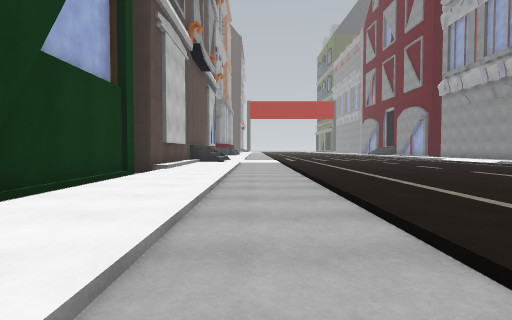
View 1 (above)

16 first-person views from a walk through a Unity game level. The camera is 1.2 m above the floor, tilts 2° down and sees 80° across. The floor is counted in squares, 2 m on a side. Each view is taken from the middle of a square. On the plan, view 1 faces up. The plan holds only what a view shows up to about 9 squares ahead; the rest is blank. The place goes on beyond the plan. The player character is not drawn. Some animated figures are not drawn. Surface patterns are stand-ins for the level's own textures.

View 2
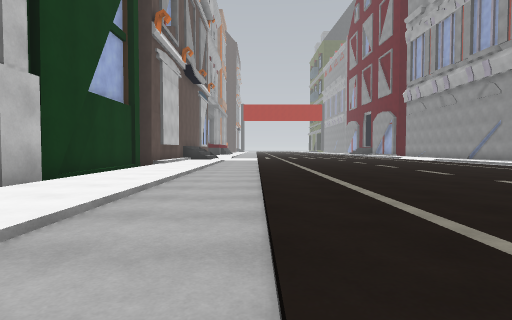

View 3
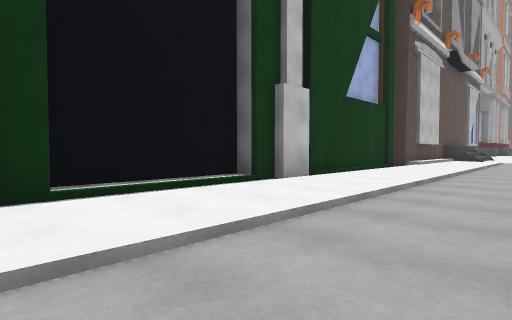

View 4
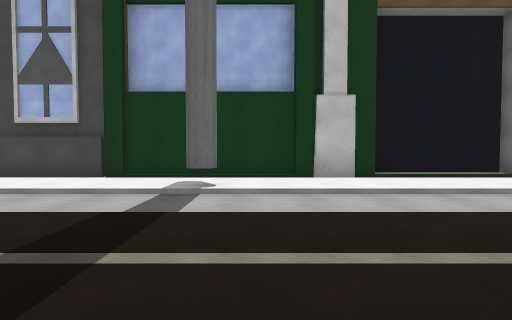

View 5
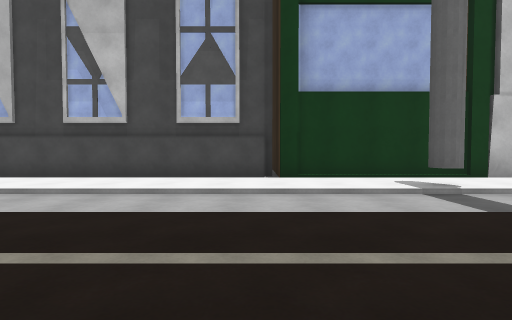

View 6
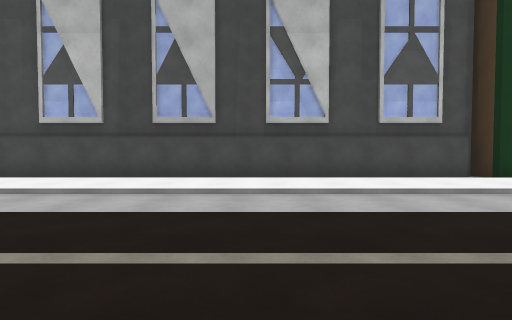

View 7
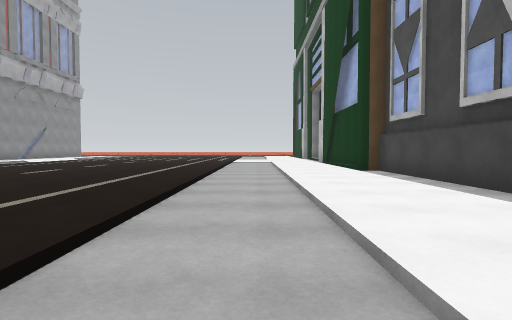

View 8
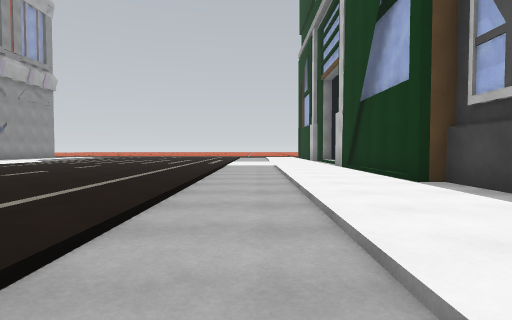

View 9
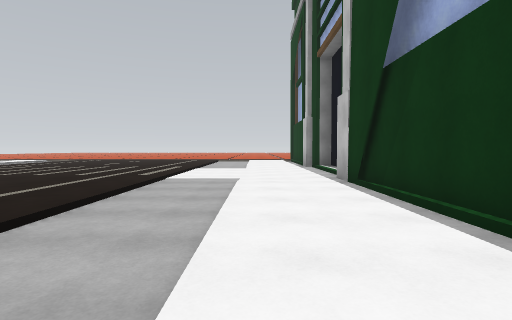

View 10
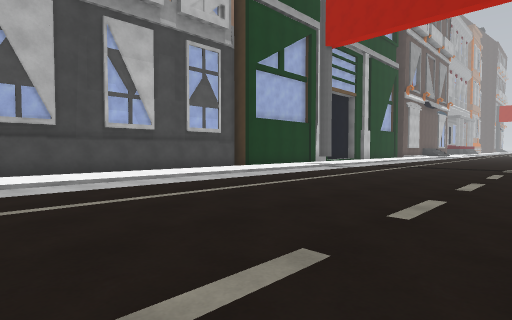

View 11
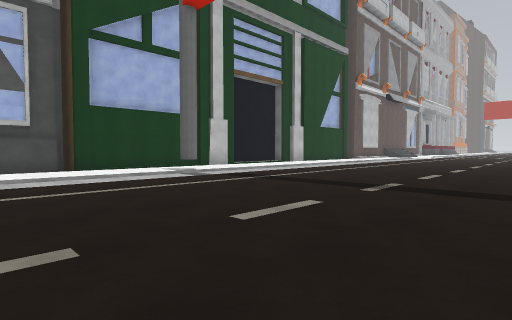

View 12
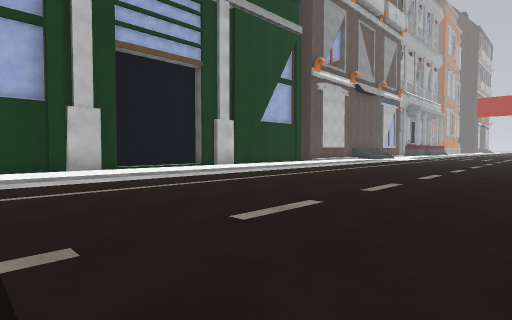

View 13
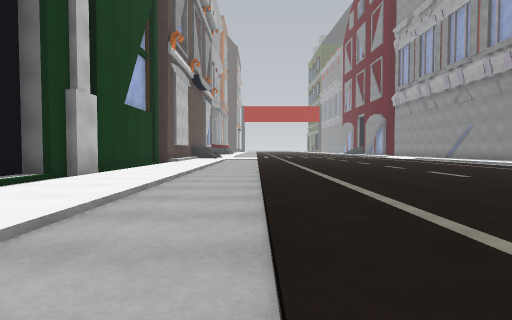

View 14
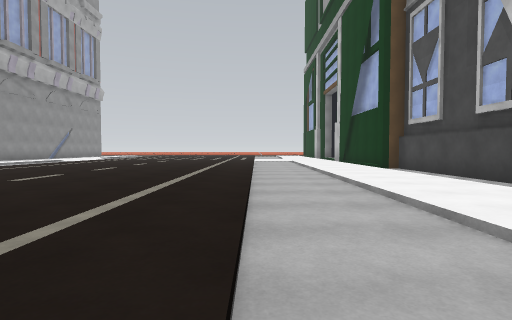

View 15
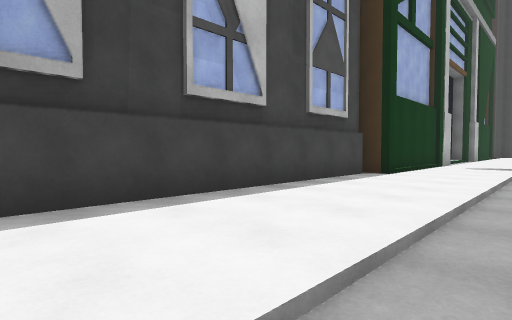

View 16
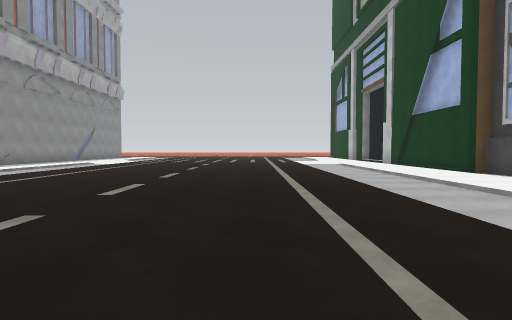

### Floor plan
Key: @ floor where view 1 was taken; # wall or solid block; . main floor; - floor 0.25 m lower than the main floor; / step, stairs or slope; B building.
Columns run from 5 left of view 1 to 10 right of it. Each row starts with its distance up from view 1.
  9   #..-/......
  8   #..-/......
  7   #..-/.....
  6   #..-/.......
  5   #..-/.......
  4   #..-/.......
  3   #..-/.......
  2  ##..-/......
  1  #/..-/.....
  0  #/..@/.....
 -1  #/..-/......
 -2  #/..-/......
 -3  ##..-/......
 -4   #..-/......
 -5   #..-/......
 -6   #.#-/......
 -7   #..-/......
 -8 ###..-/......
 -9  B-..-/......
-10  B-..-/......
-11  #-..-/......
-12  #-..-/.....
-13  B-..-/.....
-14  #-..-/.....
-15  #-..-/.....
-16  B-..-/.....
-17  #-..-/.....
-18  #-..-/......
-19  B-..-/......
-20  #-..-/.......
-21  B-..-/......./
-22  #-..-/......./-
-23  ##..-/......./-
-24   #..-/.....
-25   #..-/......
-26   #..-/......
-27   #..-/...

Where each view was taken, in squares from view 1:
view 1: 0 up, 0 right, facing up
view 2: 3 down, 1 right, facing up
view 3: 3 down, 1 right, facing up-left
view 4: 5 down, 4 right, facing left
view 5: 9 down, 4 right, facing left
view 6: 14 down, 4 right, facing left
view 7: 14 down, 0 right, facing down
view 8: 17 down, 0 right, facing down
view 9: 21 down, 1 left, facing down
view 10: 17 down, 6 right, facing up-left
view 11: 11 down, 7 right, facing up-left
view 12: 6 down, 7 right, facing up-left
view 13: 5 down, 1 right, facing up
view 14: 13 down, 1 right, facing down
view 15: 16 down, 0 right, facing up-left
view 16: 14 down, 3 right, facing down
